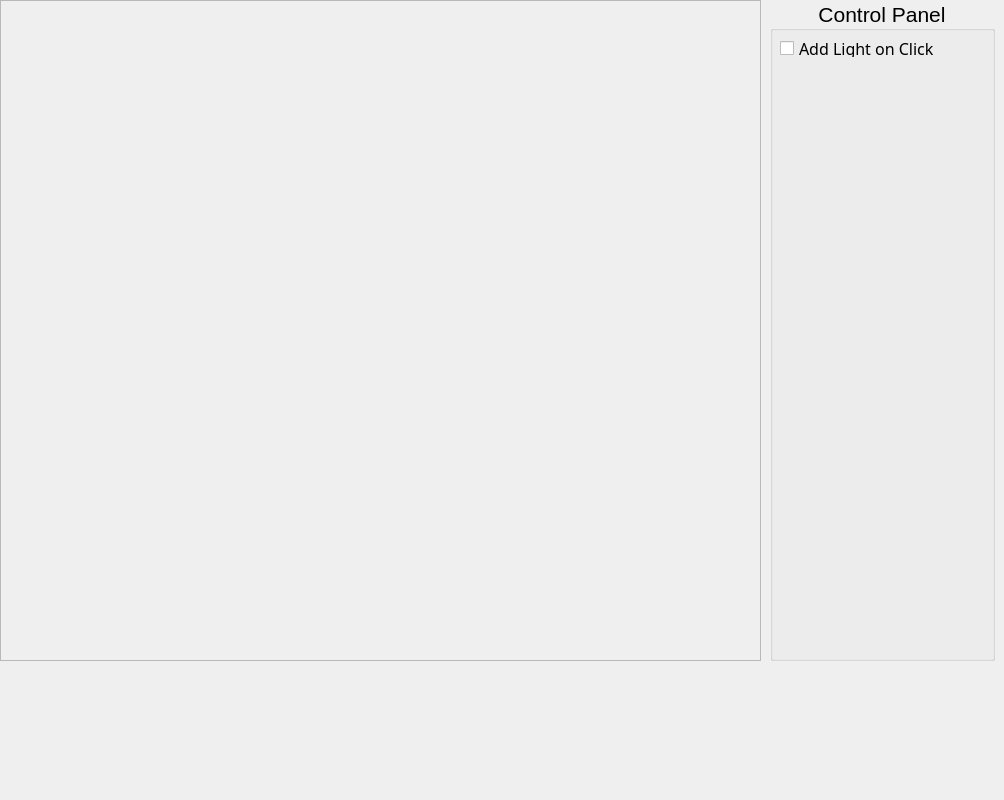
<?xml version="1.0" encoding="UTF-8"?>
<ui version="4.0">
 <class>MainWindow</class>
 <widget class="QMainWindow" name="MainWindow">
  <property name="geometry">
   <rect>
    <x>0</x>
    <y>0</y>
    <width>1004</width>
    <height>800</height>
   </rect>
  </property>
  <property name="windowTitle">
   <string>MainWindow</string>
  </property>
  <widget class="QWidget" name="centralWidget">
   <property name="font">
    <font>
     <family>Microsoft JhengHei UI</family>
    </font>
   </property>
   <widget class="QGroupBox" name="groupBox">
    <property name="geometry">
     <rect>
      <x>770</x>
      <y>0</y>
      <width>225</width>
      <height>661</height>
     </rect>
    </property>
    <property name="font">
     <font>
      <family>Microsoft JhengHei UI</family>
      <pointsize>16</pointsize>
     </font>
    </property>
    <property name="title">
     <string>Control Panel</string>
    </property>
    <property name="alignment">
     <set>Qt::AlignCenter</set>
    </property>
    <property name="flat">
     <bool>false</bool>
    </property>
    <widget class="QCheckBox" name="addLightOnClick">
     <property name="geometry">
      <rect>
       <x>10</x>
       <y>40</y>
       <width>181</width>
       <height>17</height>
      </rect>
     </property>
     <property name="font">
      <font>
       <family>Microsoft JhengHei Light</family>
       <pointsize>12</pointsize>
       <weight>50</weight>
       <bold>false</bold>
      </font>
     </property>
     <property name="text">
      <string>Add Light on Click</string>
     </property>
    </widget>
   </widget>
   <widget class="QFrame" name="frame">
    <property name="geometry">
     <rect>
      <x>0</x>
      <y>0</y>
      <width>761</width>
      <height>661</height>
     </rect>
    </property>
    <property name="frameShape">
     <enum>QFrame::StyledPanel</enum>
    </property>
    <property name="frameShadow">
     <enum>QFrame::Raised</enum>
    </property>
   </widget>
  </widget>
 </widget>
</ui>
